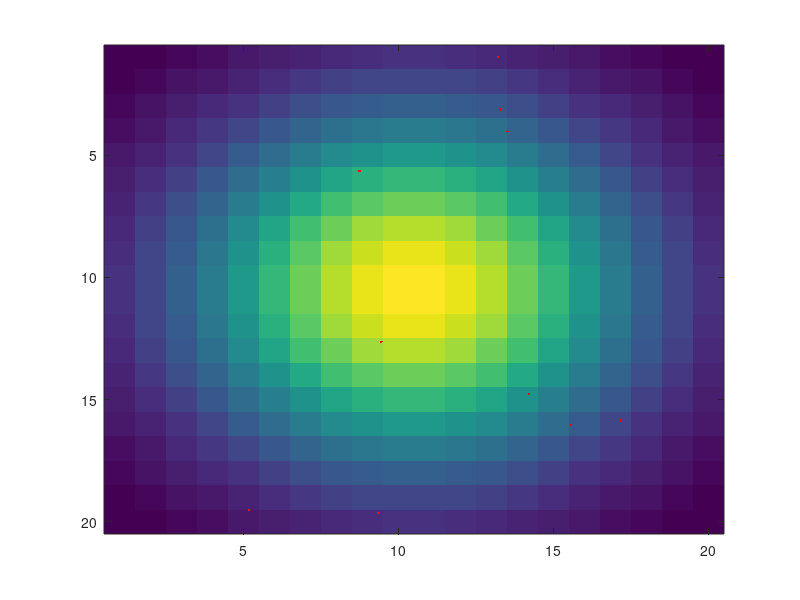

This figure's MATLAB source: (Note: this script raises an error after producing the figure.)
im = fspecial('gaussian',20,5);
pts = rand(10,2)*20;
imagesc(im); hold on; plot(pts(:,1),pts(:,2),'.r');
r = [1 2 3];
mask = ones(size(im));

[K1, npts, pixTot1, A] = RKSignal2Pts(0.1*im,pts,r,mask);

[K2, npts, pixTot2, A] = RKSignal2Pts(im,pts,r,mask);

[K3, npts, pixTot3, A] = RKSignal2Pts(10*im,pts,r,mask);

[pixTot1; pixTot2; pixTot3]
[K1;K2;K3]